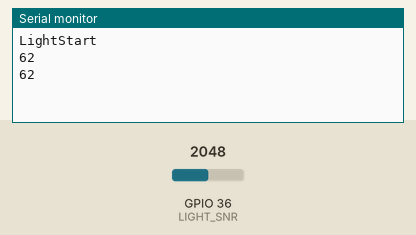
A sketch run on a simulated ESP32. Shown: the last lines printed to the serial monitor. Inputs (shaded band) come from the test bench; at power-on: GPIO 36 (LIGHT_SNR) = 2048.

Above: at 6.8 s.
6.9 s: GPIO 36 (LIGHT_SNR) set to 2866
At 9.7 s:
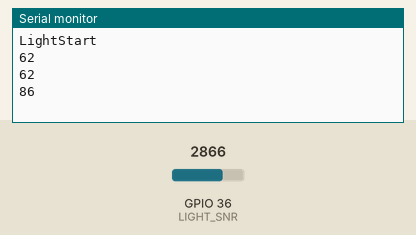
11.4 s: GPIO 36 (LIGHT_SNR) set to 3603
At 13.2 s:
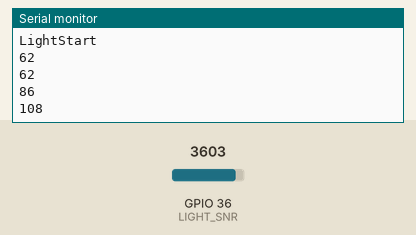
Timing chart, 0 to 14.7 s (numbered marks = the images above; inputs shaded):
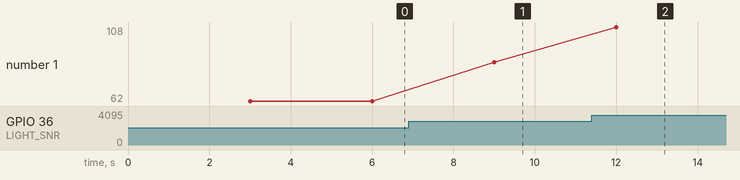

The sketch:

phototransistor.ino
```cpp
const byte LIGHT_SNR = 36;

void setup() {
  // put your setup code here, to run once:
  Serial.begin(115200);
  Serial.println();
  Serial.println("LightStart");
}

void loop() {
  // put your main code here, to run repeatedly:
  delay(3000);
  unsigned short g_light = analogRead(LIGHT_SNR) * 100 / 4095 / 0.8;
  Serial.println(String(g_light));
}
```

Measured:
- after the input at 6.9 s, the serial monitor: prints a new line after 2.1 s (image 1)
- after the input at 11.4 s, the serial monitor: prints a new line after 0.60 s (image 2)
- plotted number 1: 62 → 86 after the input at 6.9 s, 86 → 108 after the input at 11.4 s
